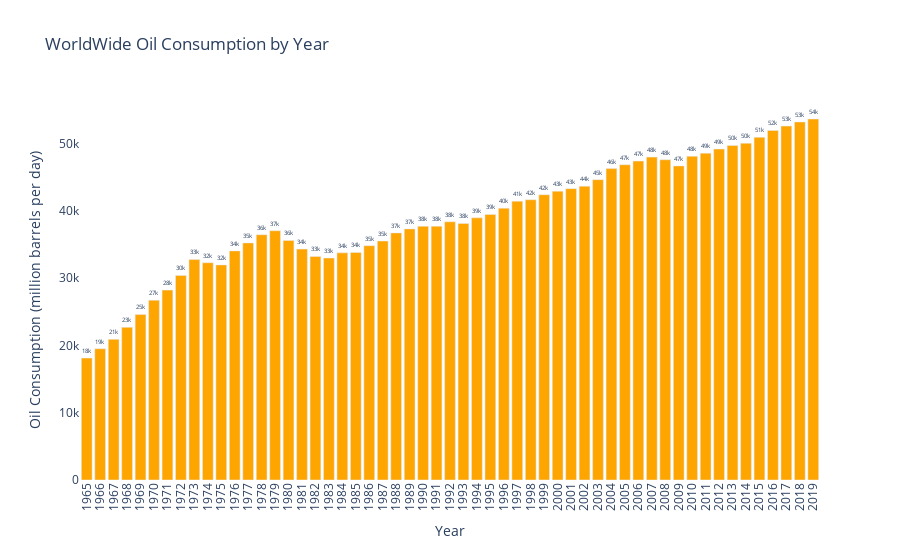

This figure's notebook cell:
### Code cell
# filter the data
world_data = oil_consumption_df[oil_consumption_df['country'] == 'World']

# create the bar chart trace
trace = go.Bar(
    x=world_data['year'],
    y=world_data['oil_consumption'],
    text=world_data['oil_consumption'],
    texttemplate='%{y:.2s}',
    textposition='outside',
    cliponaxis=False,
    marker=dict(color='orange'),
    hovertemplate='<b>Year:</b> %{x}<br><b>Oil Consumption:</b> %{y:.1f}',
    name=''
)

# create the layout
layout = go.Layout(
    title='WorldWide Oil Consumption by Year',
    xaxis=dict(
        title='Year',
        tickmode='linear',
        dtick=1,
        tickangle=270
    ),
    yaxis=dict(
        title='Oil Consumption (million barrels per day)'
    ),
    plot_bgcolor='white',
    hoverlabel=dict()
)

# create the figure
fig = go.Figure(data=[trace], layout=layout)

# update the text font size
fig.update_traces(textfont_size=12)

# show the figure
fig.show()

### Figure 1 — Plotly figure (JSON) as saved in the notebook; plotly's stock layout.template omitted (floating-point values rounded to 4 significant figures)
{"data": [{"cliponaxis": false, "hovertemplate": "<b>Year:</b> %{x}<br><b>Oil Consumption:</b> %{y:.1f}", "marker": {"color": "orange"}, "name": "", "text": [18110.0, 19500.0, 20890.0, 22680.0, 24580.0, 26710.0, 28200.0, 30380.0, 32750.0, 32270.0, 31950.0, 34030.0, 35210.0, 36430.0, 37020.0, 35580.0, 34300.0, 33200.0, 32970.0, 33740.0, 33790.0, 34800.0, 35500.0, 36700.0, 37300.0, 37690.0, 37690.0, 38340.0, 38100.0, 38930.0, 39440.0, 40380.0, 41410.0, 41620.0, 42370.0, 42900.0, 43280.0, 43640.0, 44610.0, 46260.0, 46820.0, 47370.0, 47960.0, 47570.0, 46650.0, 48090.0, 48550.0, 49160.0, 49690.0, 50010.0, 50890.0, 51920.0, 52570.0, 53180.0, 53620.0], "textfont": {"size": 12}, "textposition": "outside", "texttemplate": "%{y:.2s}", "type": "bar", "x": [1965, 1966, 1967, 1968, 1969, 1970, 1971, 1972, 1973, 1974, 1975, 1976, 1977, 1978, 1979, 1980, 1981, 1982, 1983, 1984, 1985, 1986, 1987, 1988, 1989, 1990, 1991, 1992, 1993, 1994, 1995, 1996, 1997, 1998, 1999, 2000, 2001, 2002, 2003, 2004, 2005, 2006, 2007, 2008, 2009, 2010, 2011, 2012, 2013, 2014, 2015, 2016, 2017, 2018, 2019], "y": [18110.0, 19500.0, 20890.0, 22680.0, 24580.0, 26710.0, 28200.0, 30380.0, 32750.0, 32270.0, 31950.0, 34030.0, 35210.0, 36430.0, 37020.0, 35580.0, 34300.0, 33200.0, 32970.0, 33740.0, 33790.0, 34800.0, 35500.0, 36700.0, 37300.0, 37690.0, 37690.0, 38340.0, 38100.0, 38930.0, 39440.0, 40380.0, 41410.0, 41620.0, 42370.0, 42900.0, 43280.0, 43640.0, 44610.0, 46260.0, 46820.0, 47370.0, 47960.0, 47570.0, 46650.0, 48090.0, 48550.0, 49160.0, 49690.0, 50010.0, 50890.0, 51920.0, 52570.0, 53180.0, 53620.0]}], "layout": {"plot_bgcolor": "white", "title": {"text": "WorldWide Oil Consumption by Year"}, "xaxis": {"dtick": 1, "tickangle": -90, "tickmode": "linear", "title": {"text": "Year"}}, "yaxis": {"title": {"text": "Oil Consumption (million barrels per day)"}}}}
